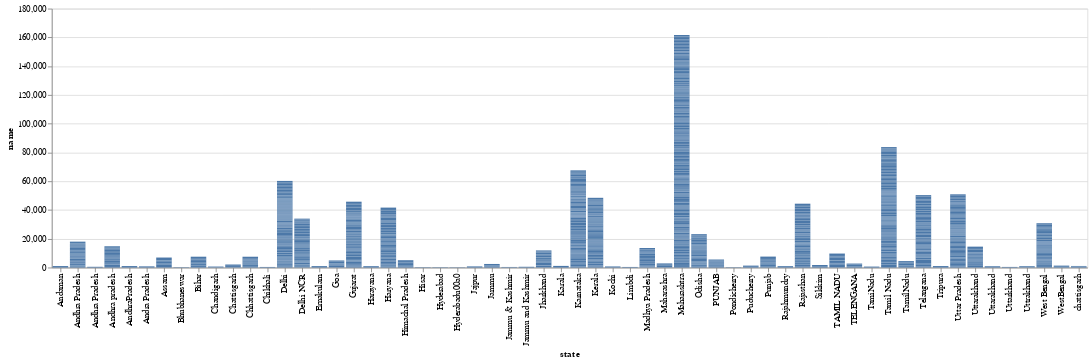

The notebook cell saved with this chart:
### Code cell
import altair as alt
alt.Chart(df2).mark_bar().encode(
    x='state',
    y='name'
)

### Figure 1 — Vega-Lite specification as saved in the notebook (floating-point values rounded to 4 significant figures; data arrays with more than 128 entries replaced by an {"elided": "..."} marker saying what was removed)
{"config": {"view": {"continuousWidth": 400, "continuousHeight": 300}}, "data": {"name": "data-9bddfea3d6cb8a0694f80e5706aa5e23"}, "mark": "bar", "encoding": {"x": {"field": "state", "type": "nominal"}, "y": {"field": "name", "type": "quantitative"}}, "$schema": "https://vega.github.io/schema/vega-lite/v4.17.0.json", "datasets": {"data-9bddfea3d6cb8a0694f80e5706aa5e23": {"elided": "1547 records"}}}
